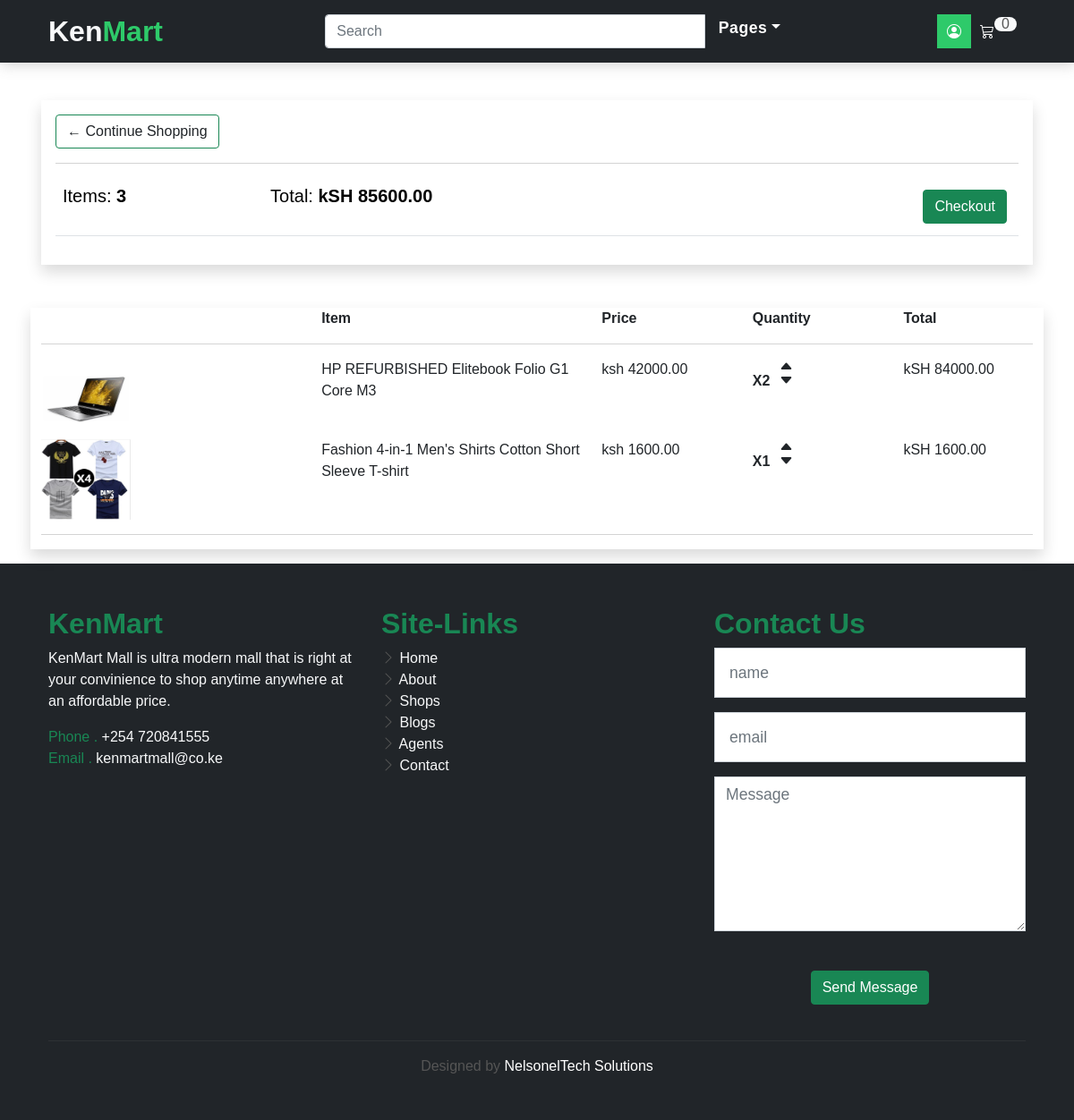
The app's page /cart/ (signed in) with its own data.
### estore/models.py (models this page shows, shortened)
class Order(models.Model):
    customer = models.ForeignKey(Customer, on_delete=models.SET_NULL, null=True, blank=True)
    date_order = models.DateTimeField(auto_now_add=True)
    complete = models.BooleanField(default=False, null=True, blank=True)
    transaction_id = models.CharField(max_length=100, null=True)
    @property
    def get_cart_total(self):
        orderitems = self.orderitem_set.all()
        total = sum([item.get_total for item in orderitems])
        return total
    @property
    def get_cart_items(self):
        orderitems = self.orderitem_set.all()
        total = sum([item.quantity for item in orderitems])
        return total

class OrderItem(models.Model):
    product = models.ForeignKey(Product, on_delete=models.SET_NULL, null=True)
    order = models.ForeignKey(Order, on_delete=models.SET_NULL, null=True)
    quantity = models.IntegerField(default=0, null=True, blank=True)
    add_date = models.DateTimeField(auto_now_add=True)
    @property
    def get_total(self):
        total = self.product.price * self.quantity
        return total

class Product(models.Model):
    product_name = models.CharField(max_length=200)
    category = models.ForeignKey(Category, on_delete=models.CASCADE)
    sub_category = models.ForeignKey(Sub_Category, on_delete=models.CASCADE)
    sub_sub_category = models.ForeignKey(Sub_Sub_Category, on_delete=models.CASCADE)
    price = models.IntegerField()
    image1 = models.ImageField(upload_to='media')
    image2 = models.ImageField(upload_to='media')
    description = models.TextField()
    release_date = models.DateTimeField(auto_now_add=True)
    updated = models.DateTimeField(auto_now=True)
    num_stars = models.IntegerField()
    class Meta:
        ordering = ['-updated', '-release_date']

### estore/views.py (the view)
# urls.py: path('cart/', views.cart, name="cart"),
def cart(request):
    if request.user.is_authenticated:
        customer = request.user.customer
        order, created = Order.objects.get_or_create(
            customer=customer, complete=False)
        items = order.orderitem_set.all()
    else:
        items = []
        order = {'get_cart_total': 0, 'get_cart_item': 0}
    context = {'items': items, 'order': order}
    return render(request, 'estore/cart.html', context)

### estore/templates/estore/cart.html (shortened to what this page needs)
{% extends 'main.html' %}
{% load static %}
{% block content %}
<div class="p-3 pt-5">
</div>
<div class="container p-3 pt-5 ">
    <div class="row">
        <div class="col-lg-12">
            <div class="shadow p-3">
                <a class="btn btn-outline-success  text-dark" href="{% url 'shop' %}">&#x2190; Continue
                    Shopping</a>
                <hr>
                <table class="table">
                    <tr>
                        <th>
                            <h5>Items: <strong>{{order.get_cart_items}} </strong></h5>
                        </th>
                        <th>
                            <h5>Total:<strong> kSH {{order.get_cart_total|floatformat:2}}</strong></h5>
                        </th>
                        <th>
                            <a style="float:right; margin:5px;" class="btn btn-success" href="{% url 'checkout' %}">Checkout</a>
                        </th>
                    </tr>
                </table>
            </div>
            <br>
            <br>
            <div class="row">
                <div class="shadow">
                    <div class="row">
                        <div style="flex:2"></div>
                        <div style="flex:2" class="fw-bold text-dark"><strong>Item</strong></div>
                        <div style="flex:1" class="fw-bold text-dark"><strong>Price</strong></div>
                        <div style="flex:1" class="fw-bold text-dark"><strong>Quantity</strong></div>
                        <div style="flex:1" class="fw-bold text-dark"><strong>Total</strong></div>
                    </div>
                    <hr>
                    {% for item in items %}
                    <div class="row">
                        <div style="flex:2"><img class="row-image img-style" src="{{item.product.image1.url}}"></div>
                        <div style="flex:2">
                            <p class="text-dark">{{item.product.product_name}}</p>
                        </div>
                        <div style="flex:1">
                            <p class="text-dark">ksh {{item.product.price|floatformat:2}}</p>
                        </div>
                        <div style="flex:1">
                            <p class="quantity text-dark">X{{item.quantity}}
                            <div class="quantity">
                                <i class="bi bi-caret-up-fill ch-quantity text-dark"></i>
                                <i class="bi bi-caret-down-fill ch-quantity text-dark"></i>
                            </div>
                            </p>
                        </div>
                        <div style="flex:1">
                            <p class="text-dark">kSH {{item.get_total|floatformat:2}} </p>
                        </div>
                    </div>
                    {% endfor %}
                    <hr>
                </div>
            </div>
        </div>
    </div>
</div>
{% endblock content %}

### static/css/style.css (style rules this page uses)
body { font-family: "Poppins", sans-serif; color: #555555; }
h1, h2, h3, h4, h5, h6 { color: #000000; }
a { color: #000000; text-decoration: none; transition: all 0.5s ease; }
.btn { transition: 0.5s ease; }

### templates/main.html (style rules this page uses)
a { color: #ffffff !important; }

### templates/header.html (style rules this page uses)
a { color: #ffffff !important; }

### estore/templates/estore/cart.html (style rules this page uses)
.img-style { width: 100px !important; height: 90px !important; }
.quantity { display: inline-block !important; font-weight: 700 !important; padding-right: 10px !important; }
.ch-quantity { width: 12px !important; cursor: pointer !important; display: block !important; }

### records on screen
Order: get_cart_items "3", get_cart_total "85600.00"
OrderItem: product.image1 (picture), product.product_name "HP REFURBISHED Elitebook Folio G1 Core M3", product.price "42000.00", quantity "2", get_total "84000.00"
OrderItem: product.image1 (picture), product.product_name "Fashion 4-in-1 Men's Shirts Cotton Short Sleeve T-shirt", product.price "1600.00", quantity "1", get_total "1600.00"
